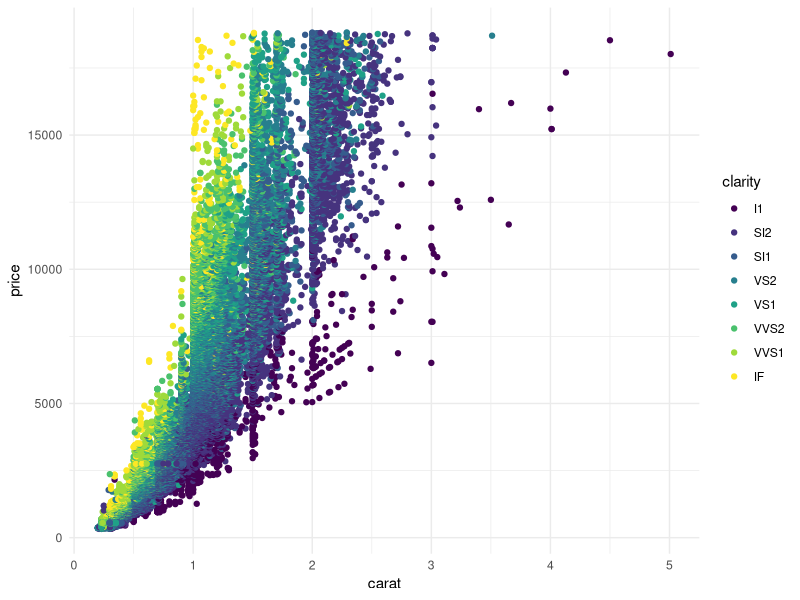

Write R code to recreate this figure.
## ---- chunk 1
# Here you can place global options for the entire document.
# Mostly used for knitr settings, but can also load data etc.
# Whatever happens here will not show in the presentation.
knitr::opts_chunk$set(fig.retina = 3, 
                      warning = FALSE, 
                      message = FALSE,
                      echo = TRUE)
## ---- chunk 2
summary(mtcars)
## ---- chunk 3
if(!require(ggplot2)){
    install.packages("ggplot2")
    library(ggplot2)
}
## ---- chunk 4
ggplot(diamonds, aes(x = carat, y = price, color = clarity)) +
  geom_point() +
  theme_minimal() 

